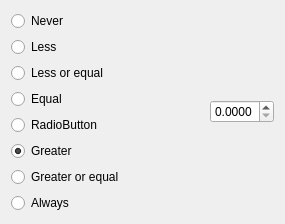
<?xml version="1.0" encoding="UTF-8"?>
<ui version="4.0">
 <class>AlphaTestDialog</class>
 <widget class="QDialog" name="AlphaTestDialog">
  <property name="geometry">
   <rect>
    <x>0</x>
    <y>0</y>
    <width>285</width>
    <height>180</height>
   </rect>
  </property>
  <property name="sizePolicy">
   <sizepolicy hsizetype="Preferred" vsizetype="Preferred">
    <horstretch>0</horstretch>
    <verstretch>0</verstretch>
   </sizepolicy>
  </property>
  <property name="windowTitle">
   <string>Alpha test</string>
  </property>
  <layout class="QHBoxLayout" name="horizontalLayout">
   <item>
    <layout class="QVBoxLayout" name="selectionLayout">
     <item>
      <widget class="QRadioButton" name="neverRadioButton">
       <property name="text">
        <string>Never</string>
       </property>
      </widget>
     </item>
     <item>
      <widget class="QRadioButton" name="lessRadioButton">
       <property name="text">
        <string>Less</string>
       </property>
      </widget>
     </item>
     <item>
      <widget class="QRadioButton" name="lessOrEqualRadioButton">
       <property name="text">
        <string>Less or equal</string>
       </property>
      </widget>
     </item>
     <item>
      <widget class="QRadioButton" name="equalRadioButton">
       <property name="text">
        <string>Equal</string>
       </property>
      </widget>
     </item>
     <item>
      <widget class="QRadioButton" name="notEqualRadioButton">
       <property name="text">
        <string>RadioButton</string>
       </property>
      </widget>
     </item>
     <item>
      <widget class="QRadioButton" name="greaterRadioButton">
       <property name="text">
        <string>Greater</string>
       </property>
       <property name="checked">
        <bool>true</bool>
       </property>
      </widget>
     </item>
     <item>
      <widget class="QRadioButton" name="greaterOrEqualRadioButton">
       <property name="text">
        <string>Greater or equal</string>
       </property>
      </widget>
     </item>
     <item>
      <widget class="QRadioButton" name="alwaysRadioButton">
       <property name="text">
        <string>Always</string>
       </property>
       <property name="checked">
        <bool>false</bool>
       </property>
      </widget>
     </item>
    </layout>
   </item>
   <item>
    <widget class="QDoubleSpinBox" name="valueSpinBox">
     <property name="sizePolicy">
      <sizepolicy hsizetype="Fixed" vsizetype="Fixed">
       <horstretch>0</horstretch>
       <verstretch>0</verstretch>
      </sizepolicy>
     </property>
     <property name="decimals">
      <number>4</number>
     </property>
     <property name="maximum">
      <double>1.000000000000000</double>
     </property>
     <property name="singleStep">
      <double>0.050000000000000</double>
     </property>
    </widget>
   </item>
  </layout>
 </widget>
 <resources/>
 <connections/>
</ui>
